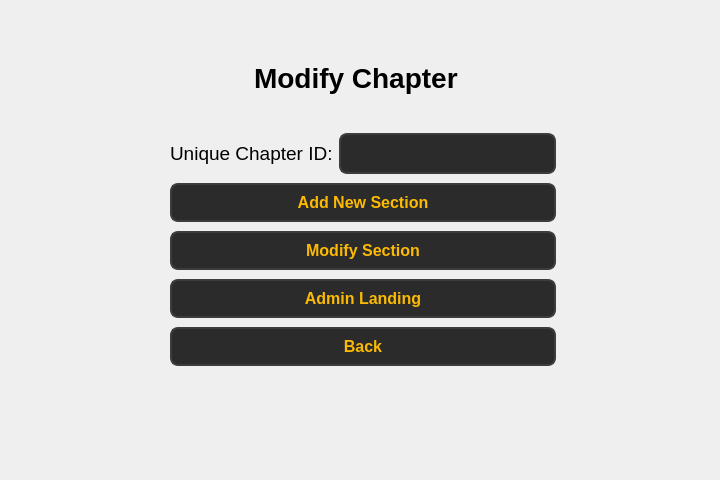
<?xml version="1.0" encoding="UTF-8"?>
<ui version="4.0">
 <class>Form</class>
 <widget class="QWidget" name="Form">
  <property name="geometry">
   <rect>
    <x>0</x>
    <y>0</y>
    <width>720</width>
    <height>480</height>
   </rect>
  </property>
  <property name="windowTitle">
   <string>Form</string>
  </property>
  <widget class="QWidget" name="layoutWidget">
   <property name="geometry">
    <rect>
     <x>170</x>
     <y>130</y>
     <width>386</width>
     <height>241</height>
    </rect>
   </property>
   <layout class="QVBoxLayout" name="verticalLayout">
    <item>
     <layout class="QHBoxLayout" name="horizontalLayout">
      <item>
       <widget class="QLabel" name="label_4">
        <property name="font">
         <font>
          <pointsize>14</pointsize>
         </font>
        </property>
        <property name="text">
         <string>Unique Chapter ID:</string>
        </property>
       </widget>
      </item>
      <item>
       <widget class="QLineEdit" name="lineEdit_3">
        <property name="styleSheet">
         <string notr="true">QLineEdit {
        background-color: #2b2b2b;  /* Dark background */
        color: #fcba03;  /* Text color */
        border: 2px solid #3d3d3d;  /* Border color */
        border-radius: 8px;  /* Rounded corners */
        padding: 8px;  /* Padding inside the input field */
        font-size: 16px;  /* Font size */
        font-weight: bold;  /* Bold font */
    }

    QLineEdit:hover {
        background-color: #3d3d3d;  /* Background when hovered */
        border: 2px solid #fcba03;  /* Border color when hovered */
    }

    QLineEdit:focus {
        background-color: #1a1a1a;  /* Background when focused */
        border: 2px solid #fcba03;  /* Border color when focused */
        color: #ffffff;  /* Text color when focused */
    }</string>
        </property>
       </widget>
      </item>
     </layout>
    </item>
    <item>
     <layout class="QHBoxLayout" name="horizontalLayout_3">
      <item>
       <widget class="QPushButton" name="pushButton">
        <property name="styleSheet">
         <string notr="true">QPushButton {
        background-color: #2b2b2b;  
        color: #fcba03;              
        border: 2px solid #3d3d3d;      
        border-radius: 8px;          
        padding: 8px 16px;            
        font-size: 16px;            
        font-weight: bold;
    
    }

    QPushButton:hover {
        background-color: #fcba03;
		 color: #000000;
        border: 2px solid #5a5a5a;    
    }

    QPushButton:pressed {
        background-color: #1a1a1a;      
        border: 2px solid #2b2b2b;      
    }</string>
        </property>
        <property name="text">
         <string>Add New Section</string>
        </property>
       </widget>
      </item>
     </layout>
    </item>
    <item>
     <widget class="QPushButton" name="pushButton_2">
      <property name="styleSheet">
       <string notr="true">QPushButton {
        background-color: #2b2b2b;  
        color: #fcba03;              
        border: 2px solid #3d3d3d;      
        border-radius: 8px;          
        padding: 8px 16px;            
        font-size: 16px;            
        font-weight: bold;
    
    }

    QPushButton:hover {
        background-color: #fcba03;
		 color: #000000;
        border: 2px solid #5a5a5a;    
    }

    QPushButton:pressed {
        background-color: #1a1a1a;      
        border: 2px solid #2b2b2b;      
    }</string>
      </property>
      <property name="text">
       <string>Modify Section</string>
      </property>
     </widget>
    </item>
    <item>
     <widget class="QPushButton" name="pushButton_3">
      <property name="styleSheet">
       <string notr="true">QPushButton {
        background-color: #2b2b2b;  
        color: #fcba03;              
        border: 2px solid #3d3d3d;      
        border-radius: 8px;          
        padding: 8px 16px;            
        font-size: 16px;            
        font-weight: bold;
    
    }

    QPushButton:hover {
        background-color: #fcba03;
		 color: #000000;
        border: 2px solid #5a5a5a;    
    }

    QPushButton:pressed {
        background-color: #1a1a1a;      
        border: 2px solid #2b2b2b;      
    }</string>
      </property>
      <property name="text">
       <string>Admin Landing</string>
      </property>
     </widget>
    </item>
    <item>
     <widget class="QPushButton" name="pushButton_back">
      <property name="styleSheet">
       <string notr="true">QPushButton {
        background-color: #2b2b2b;  
        color: #fcba03;              
        border: 2px solid #3d3d3d;      
        border-radius: 8px;          
        padding: 8px 16px;            
        font-size: 16px;            
        font-weight: bold;
    
    }

    QPushButton:hover {
        background-color: #fcba03;
		 color: #000000;
        border: 2px solid #5a5a5a;    
    }

    QPushButton:pressed {
        background-color: #1a1a1a;      
        border: 2px solid #2b2b2b;      
    }</string>
      </property>
      <property name="text">
       <string>Back</string>
      </property>
     </widget>
    </item>
   </layout>
  </widget>
  <widget class="QLabel" name="label">
   <property name="geometry">
    <rect>
     <x>254</x>
     <y>57</y>
     <width>211</width>
     <height>41</height>
    </rect>
   </property>
   <property name="font">
    <font>
     <pointsize>21</pointsize>
     <bold>true</bold>
    </font>
   </property>
   <property name="text">
    <string>Modify Chapter</string>
   </property>
  </widget>
 </widget>
 <resources/>
 <connections/>
</ui>
